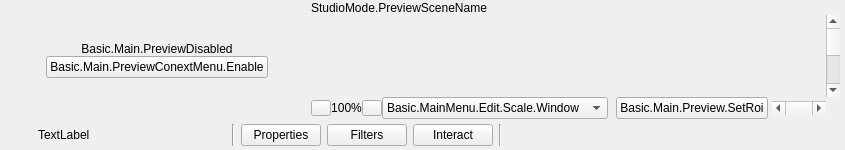
  <widget class="QWidget" name="centralwidget">
   <layout class="QVBoxLayout" name="verticalLayout">
    <property name="spacing">
     <number>0</number>
    </property>
    <property name="leftMargin">
     <number>4</number>
    </property>
    <property name="topMargin">
     <number>0</number>
    </property>
    <property name="rightMargin">
     <number>4</number>
    </property>
    <property name="bottomMargin">
     <number>0</number>
    </property>
    <item>
     <widget class="QWidget" name="canvasEditor" native="true">
      <layout class="QHBoxLayout" name="previewLayout">
       <property name="spacing">
        <number>2</number>
       </property>
       <property name="leftMargin">
        <number>1</number>
       </property>
       <property name="topMargin">
        <number>1</number>
       </property>
       <property name="rightMargin">
        <number>1</number>
       </property>
       <property name="bottomMargin">
        <number>1</number>
       </property>
       <item>
        <widget class="QFrame" name="previewDisabledWidget">
         <property name="sizePolicy">
          <sizepolicy hsizetype="Expanding" vsizetype="Expanding">
           <horstretch>0</horstretch>
           <verstretch>0</verstretch>
          </sizepolicy>
         </property>
         <layout class="QVBoxLayout" name="verticalLayout_7">
          <property name="spacing">
           <number>0</number>
          </property>
          <property name="leftMargin">
           <number>1</number>
          </property>
          <property name="topMargin">
           <number>1</number>
          </property>
          <property name="rightMargin">
           <number>1</number>
          </property>
          <property name="bottomMargin">
           <number>1</number>
          </property>
          <item>
           <spacer name="verticalSpacer_2">
            <property name="orientation">
             <enum>Qt::Vertical</enum>
            </property>
            <property name="sizeHint" stdset="0">
             <size>
              <width>20</width>
              <height>40</height>
             </size>
            </property>
           </spacer>
          </item>
          <item>
           <widget class="QLabel" name="label">
            <property name="sizePolicy">
             <sizepolicy hsizetype="Preferred" vsizetype="Preferred">
              <horstretch>0</horstretch>
              <verstretch>0</verstretch>
             </sizepolicy>
            </property>
            <property name="text">
             <string>Basic.Main.PreviewDisabled</string>
            </property>
            <property name="alignment">
             <set>Qt::AlignCenter</set>
            </property>
           </widget>
          </item>
          <item>
           <layout class="QHBoxLayout" name="horizontalLayout">
            <item>
             <spacer name="horizontalSpacer_2">
              <property name="orientation">
               <enum>Qt::Horizontal</enum>
              </property>
              <property name="sizeHint" stdset="0">
               <size>
                <width>40</width>
                <height>20</height>
               </size>
              </property>
             </spacer>
            </item>
            <item>
             <widget class="QPushButton" name="enablePreviewButton">
              <property name="text">
               <string>Basic.Main.PreviewConextMenu.Enable</string>
              </property>
             </widget>
            </item>
            <item>
             <spacer name="horizontalSpacer_3">
              <property name="orientation">
               <enum>Qt::Horizontal</enum>
              </property>
              <property name="sizeHint" stdset="0">
               <size>
                <width>40</width>
                <height>20</height>
               </size>
              </property>
             </spacer>
            </item>
           </layout>
          </item>
          <item>
           <spacer name="verticalSpacer_3">
            <property name="orientation">
             <enum>Qt::Vertical</enum>
            </property>
            <property name="sizeHint" stdset="0">
             <size>
              <width>20</width>
              <height>40</height>
             </size>
            </property>
           </spacer>
          </item>
         </layout>
        </widget>
       </item>
       <item>
        <widget class="QWidget" name="previewContainer" native="true">
         <layout class="QVBoxLayout" name="previewTextLayout">
          <property name="spacing">
           <number>0</number>
          </property>
          <property name="leftMargin">
           <number>0</number>
          </property>
          <property name="topMargin">
           <number>0</number>
          </property>
          <property name="rightMargin">
           <number>0</number>
          </property>
          <property name="bottomMargin">
           <number>0</number>
          </property>
          <item>
           <widget class="QLabel" name="previewLabel">
            <property name="sizePolicy">
             <sizepolicy hsizetype="Ignored" vsizetype="Preferred">
              <horstretch>0</horstretch>
              <verstretch>0</verstretch>
             </sizepolicy>
            </property>
            <property name="text">
             <string>StudioMode.PreviewSceneName</string>
            </property>
            <property name="alignment">
             <set>Qt::AlignLeading|Qt::AlignLeft|Qt::AlignVCenter</set>
            </property>
            <property name="class" stdset="0">
             <string>label-preview-title</string>
            </property>
           </widget>
          </item>
          <item>
           <layout class="QGridLayout" name="gridLayout">
            <property name="spacing">
             <number>0</number>
            </property>
            <item row="1" column="0" colspan="2">
             <widget class="OBSBasicPreview" name="preview" native="true">
              <property name="sizePolicy">
               <sizepolicy hsizetype="Expanding" vsizetype="Expanding">
                <horstretch>0</horstretch>
                <verstretch>0</verstretch>
               </sizepolicy>
              </property>
              <property name="minimumSize">
               <size>
                <width>32</width>
                <height>32</height>
               </size>
              </property>
              <property name="focusPolicy">
               <enum>Qt::ClickFocus</enum>
              </property>
              <property name="contextMenuPolicy">
               <enum>Qt::CustomContextMenu</enum>
              </property>
              <addaction name="actionRemoveSource"/>
             </widget>
            </item>
            <item row="2" column="1">
             <widget class="QWidget" name="previewXContainer" native="true">
              <layout class="QHBoxLayout" name="horizontalLayout_7">
               <property name="spacing">
                <number>0</number>
               </property>
               <property name="leftMargin">
                <number>0</number>
               </property>
               <property name="topMargin">
                <number>0</number>
               </property>
               <property name="rightMargin">
                <number>0</number>
               </property>
               <property name="bottomMargin">
                <number>0</number>
               </property>
               <item>
                <widget class="QPushButton" name="previewZoomOutButton">
                 <property name="sizePolicy">
                  <sizepolicy hsizetype="Fixed" vsizetype="Fixed">
                   <horstretch>0</horstretch>
                   <verstretch>0</verstretch>
                  </sizepolicy>
                 </property>
                 <property name="minimumSize">
                  <size>
                   <width>20</width>
                   <height>16</height>
                  </size>
                 </property>
                 <property name="maximumSize">
                  <size>
                   <width>20</width>
                   <height>16</height>
                  </size>
                 </property>
                 <property name="toolTip">
                  <string>Basic.MainMenu.Edit.Scale.ZoomOut</string>
                 </property>
                 <property name="accessibleName">
                  <string>Basic.MainMenu.Edit.Scale.ZoomOut</string>
                 </property>
                 <property name="text">
                  <string/>
                 </property>
                 <property name="icon">
                  <iconset resource="obs.qrc">
                   <normaloff>:/res/images/minus.svg</normaloff>:/res/images/minus.svg</iconset>
                 </property>
                 <property name="iconSize">
                  <size>
                   <width>8</width>
                   <height>8</height>
                  </size>
                 </property>
                 <property name="toolButton" stdset="0">
                  <bool>true</bool>
                 </property>
                 <property name="class" stdset="0">
                  <string>icon-minus</string>
                 </property>
                </widget>
               </item>
               <item>
                <widget class="OBSPreviewScalingLabel" name="previewScalePercent">
                 <property name="text">
                  <string>100%</string>
                 </property>
                 <property name="alignment">
                  <set>Qt::AlignCenter</set>
                 </property>
                </widget>
               </item>
               <item>
                <widget class="QPushButton" name="previewZoomInButton">
                 <property name="sizePolicy">
                  <sizepolicy hsizetype="Fixed" vsizetype="Fixed">
                   <horstretch>0</horstretch>
                   <verstretch>0</verstretch>
                  </sizepolicy>
                 </property>
                 <property name="minimumSize">
                  <size>
                   <width>20</width>
                   <height>16</height>
                  </size>
                 </property>
                 <property name="maximumSize">
                  <size>
                   <width>20</width>
                   <height>16</height>
                  </size>
                 </property>
                 <property name="toolTip">
                  <string>Basic.MainMenu.Edit.Scale.ZoomIn</string>
                 </property>
                 <property name="accessibleName">
                  <string>Basic.MainMenu.Edit.Scale.ZoomIn</string>
                 </property>
                 <property name="text">
                  <string/>
                 </property>
                 <property name="icon">
                  <iconset resource="obs.qrc">
                   <normaloff>:/res/images/plus.svg</normaloff>:/res/images/plus.svg</iconset>
                 </property>
                 <property name="iconSize">
                  <size>
                   <width>8</width>
                   <height>8</height>
                  </size>
                 </property>
                 <property name="toolButton" stdset="0">
                  <bool>true</bool>
                 </property>
                 <property name="class" stdset="0">
                  <string>icon-plus</string>
                 </property>
                </widget>
               </item>
               <item>
                <widget class="OBSPreviewScalingComboBox" name="previewScalingMode">
                 <item>
                  <property name="text">
                   <string>Basic.MainMenu.Edit.Scale.Window</string>
                  </property>
                 </item>
                 <item>
                  <property name="text">
                   <string>Basic.MainMenu.Edit.Scale.Canvas</string>
                  </property>
                 </item>
                </widget>
               </item>
               <item>
                <spacer name="horizontalSpacer_roi">
                 <property name="orientation">
                  <enum>Qt::Horizontal</enum>
                 </property>
                 <property name="sizeType">
                  <enum>QSizePolicy::Fixed</enum>
                 </property>
                 <property name="sizeHint" stdset="0">
                  <size>
                   <width>8</width>
                   <height>0</height>
                  </size>
                 </property>
                </spacer>
               </item>
               <item>
                <widget class="QPushButton" name="previewRoiSelectButton">
                 <property name="sizePolicy">
                  <sizepolicy hsizetype="Fixed" vsizetype="Fixed">
                   <horstretch>0</horstretch>
                   <verstretch>0</verstretch>
                  </sizepolicy>
                 </property>
                 <property name="toolTip">
                  <string>Basic.Main.Preview.SetRoi.ToolTip</string>
                 </property>
                 <property name="accessibleName">
                  <string>Basic.Main.Preview.SetRoi.ToolTip</string>
                 </property>
                 <property name="text">
                  <string>Basic.Main.Preview.SetRoi</string>
                 </property>
                 <property name="checkable">
                  <bool>true</bool>
                 </property>
                 <property name="visible">
                  <bool>false</bool>
                 </property>
                </widget>
               </item>
               <item>
                <spacer name="horizontalSpacer_5">
                 <property name="orientation">
                  <enum>Qt::Horizontal</enum>
                 </property>
                 <property name="sizeType">
                  <enum>QSizePolicy::Fixed</enum>
                 </property>
                 <property name="sizeHint" stdset="0">
                  <size>
                   <width>4</width>
                   <height>0</height>
                  </size>
                 </property>
                </spacer>
               </item>
               <item>
                <widget class="QScrollBar" name="previewXScrollBar">
                 <property name="sizePolicy">
                  <sizepolicy hsizetype="MinimumExpanding" vsizetype="Fixed">
                   <horstretch>0</horstretch>
                   <verstretch>0</verstretch>
                  </sizepolicy>
                 </property>
                 <property name="minimum">
                  <number>-200</number>
                 </property>
                 <property name="maximum">
                  <number>200</number>
                 </property>
                 <property name="singleStep">
                  <number>10</number>
                 </property>
                 <property name="pageStep">
                  <number>100</number>
                 </property>
                 <property name="orientation">
                  <enum>Qt::Horizontal</enum>
                 </property>
                </widget>
               </item>
              </layout>
             </widget>
            </item>
            <item row="1" column="2">
             <widget class="QScrollBar" name="previewYScrollBar">
              <property name="orientation">
               <enum>Qt::Vertical</enum>
              </property>
             </widget>
            </item>
           </layout>
          </item>
         </layout>
        </widget>
       </item>
      </layout>
     </widget>
    </item>
    <item>
     <widget class="QFrame" name="contextContainer">
      <property name="sizePolicy">
       <sizepolicy hsizetype="Preferred" vsizetype="Preferred">
        <horstretch>0</horstretch>
        <verstretch>0</verstretch>
       </sizepolicy>
      </property>
      <property name="minimumSize">
       <size>
        <width>0</width>
        <height>0</height>
       </size>
      </property>
      <layout class="QHBoxLayout" name="horizontalLayout9">
       <property name="spacing">
        <number>6</number>
       </property>
       <property name="sizeConstraint">
        <enum>QLayout::SetDefaultConstraint</enum>
       </property>
       <property name="leftMargin">
        <number>6</number>
       </property>
       <property name="topMargin">
        <number>4</number>
       </property>
       <property name="rightMargin">
        <number>6</number>
       </property>
       <property name="bottomMargin">
        <number>4</number>
       </property>
       <item>
        <widget class="QFrame" name="contextSubContainer">
         <property name="sizePolicy">
          <sizepolicy hsizetype="Preferred" vsizetype="Preferred">
           <horstretch>0</horstretch>
           <verstretch>0</verstretch>
          </sizepolicy>
         </property>
         <property name="minimumSize">
          <size>
           <width>0</width>
           <height>0</height>
          </size>
         </property>
         <layout class="QHBoxLayout" name="horizontalLayout_5">
          <property name="spacing">
           <number>6</number>
          </property>
          <property name="leftMargin">
           <number>0</number>
          </property>
          <property name="topMargin">
           <number>0</number>
          </property>
          <property name="rightMargin">
           <number>0</number>
          </property>
          <property name="bottomMargin">
           <number>0</number>
          </property>
          <item>
           <widget class="QLabel" name="contextSourceIcon">
            <property name="sizePolicy">
             <sizepolicy hsizetype="Fixed" vsizetype="Fixed">
              <horstretch>0</horstretch>
              <verstretch>0</verstretch>
             </sizepolicy>
            </property>
            <property name="minimumSize">
             <size>
              <width>22</width>
              <height>22</height>
             </size>
            </property>
            <property name="maximumSize">
             <size>
              <width>22</width>
              <height>22</height>
             </size>
            </property>
            <property name="text">
             <string/>
            </property>
           </widget>
          </item>
          <item>
           <widget class="QLabel" name="contextSourceLabel">
            <property name="sizePolicy">
             <sizepolicy hsizetype="Preferred" vsizetype="Fixed">
              <horstretch>0</horstretch>
              <verstretch>0</verstretch>
             </sizepolicy>
            </property>
            <property name="minimumSize">
             <size>
              <width>160</width>
              <height>22</height>
             </size>
            </property>
            <property name="maximumSize">
             <size>
              <width>160</width>
              <height>22</height>
             </size>
            </property>
            <property name="text">
             <string>TextLabel</string>
            </property>
           </widget>
          </item>
          <item>
           <widget class="QLabel" name="contextSourceIconSpacer">
            <property name="sizePolicy">
             <sizepolicy hsizetype="Fixed" vsizetype="Fixed">
              <horstretch>0</horstretch>
              <verstretch>0</verstretch>
             </sizepolicy>
            </property>
            <property name="minimumSize">
             <size>
              <width>22</width>
              <height>22</height>
             </size>
            </property>
            <property name="maximumSize">
             <size>
              <width>22</width>
              <height>22</height>
             </size>
            </property>
            <property name="text">
             <string/>
            </property>
           </widget>
          </item>
          <item>
           <widget class="Line" name="line_3">
            <property name="orientation">
             <enum>Qt::Vertical</enum>
            </property>
           </widget>
          </item>
          <item>
           <widget class="QPushButton" name="sourcePropertiesButton">
            <property name="sizePolicy">
             <sizepolicy hsizetype="Minimum" vsizetype="Fixed">
              <horstretch>0</horstretch>
              <verstretch>0</verstretch>
             </sizepolicy>
            </property>
            <property name="minimumSize">
             <size>
              <width>0</width>
              <height>22</height>
             </size>
            </property>
            <property name="toolTip">
             <string>SourceProperties</string>
            </property>
            <property name="text">
             <string>Properties</string>
            </property>
            <property name="icon">
             <iconset resource="obs.qrc">
              <normaloff>:/settings/images/settings/general.svg</normaloff>:/settings/images/settings/general.svg</iconset>
            </property>
            <property name="flat">
             <bool>false</bool>
            </property>
           </widget>
          </item>
          <item>
           <widget class="QPushButton" name="sourceFiltersButton">
            <property name="minimumSize">
             <size>
              <width>0</width>
              <height>22</height>
             </size>
            </property>
            <property name="toolTip">
             <string>SourceFilters</string>
            </property>
            <property name="text">
             <string>Filters</string>
            </property>
            <property name="icon">
             <iconset resource="obs.qrc">
              <normaloff>:/res/images/filter.svg</normaloff>:/res/images/filter.svg</iconset>
            </property>
            <property name="flat">
             <bool>false</bool>
            </property>
           </widget>
          </item>
          <item>
           <widget class="QPushButton" name="sourceInteractButton">
            <property name="minimumSize">
             <size>
              <width>0</width>
              <height>22</height>
             </size>
            </property>
            <property name="toolTip">
             <string>Interact</string>
            </property>
            <property name="text">
             <string>Interact</string>
            </property>
            <property name="icon">
             <iconset resource="obs.qrc">
              <normaloff>:/res/images/interact.svg</normaloff>:/res/images/interact.svg</iconset>
            </property>
            <property name="flat">
             <bool>false</bool>
            </property>
            <property name="class" stdset="0">
             <string notr="true">icon-touch</string>
            </property>
           </widget>
          </item>
          <item>
           <widget class="Line" name="line">
            <property name="orientation">
             <enum>Qt::Vertical</enum>
            </property>
           </widget>
          </item>
         </layout>
        </widget>
       </item>
       <item>
        <widget class="QFrame" name="emptySpace">
         <property name="sizePolicy">
          <sizepolicy hsizetype="Expanding" vsizetype="Minimum">
           <horstretch>0</horstretch>
           <verstretch>0</verstretch>
          </sizepolicy>
         </property>
         <property name="minimumSize">
          <size>
           <width>0</width>
           <height>22</height>
          </size>
         </property>
         <layout class="QHBoxLayout" name="horizontalLayout_6">
          <property name="spacing">
           <number>0</number>
          </property>
          <property name="leftMargin">
           <number>0</number>
          </property>
          <property name="topMargin">
           <number>0</number>
          </property>
          <property name="rightMargin">
           <number>0</number>
          </property>
          <property name="bottomMargin">
           <number>0</number>
          </property>
         </layout>
        </widget>
       </item>
      </layout>
     </widget>
    </item>
   </layout>
  </widget>
